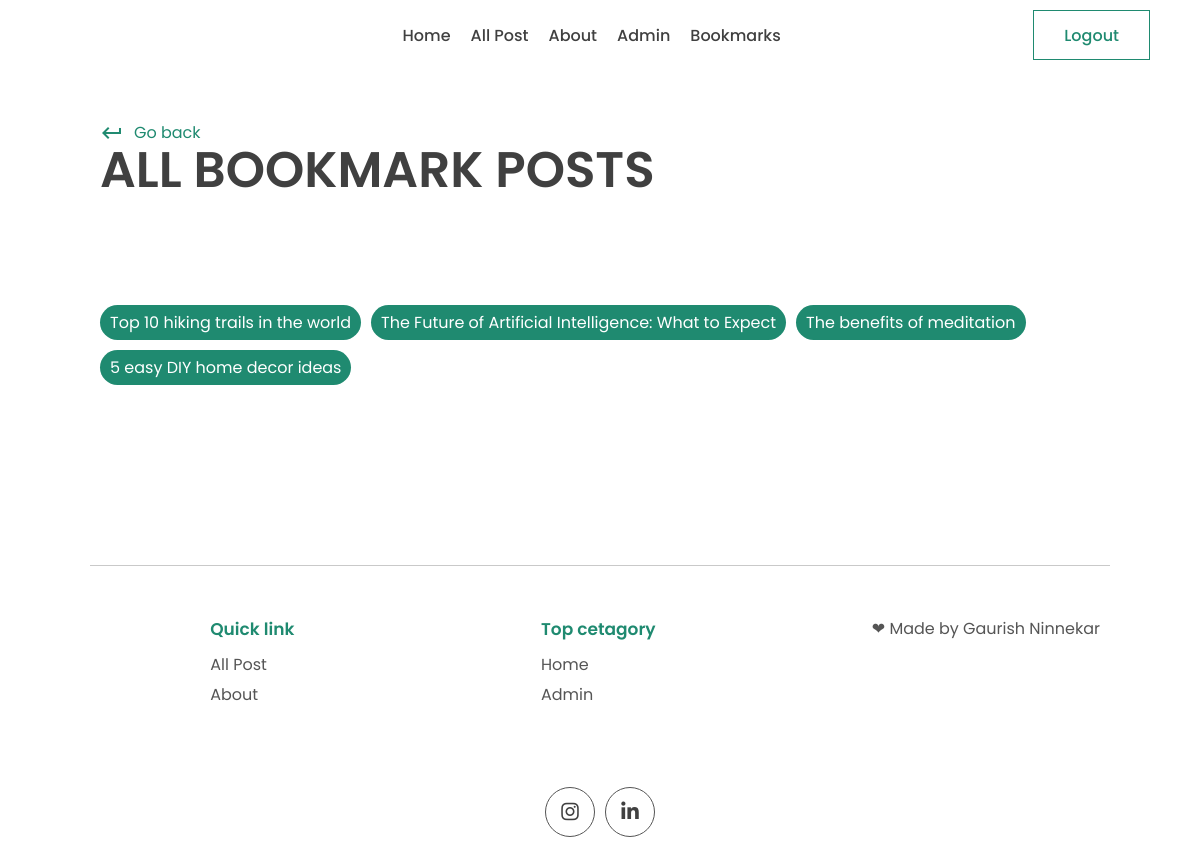
/all_bookmarked_posts (signed in), run on an earlier commit of the app's database.
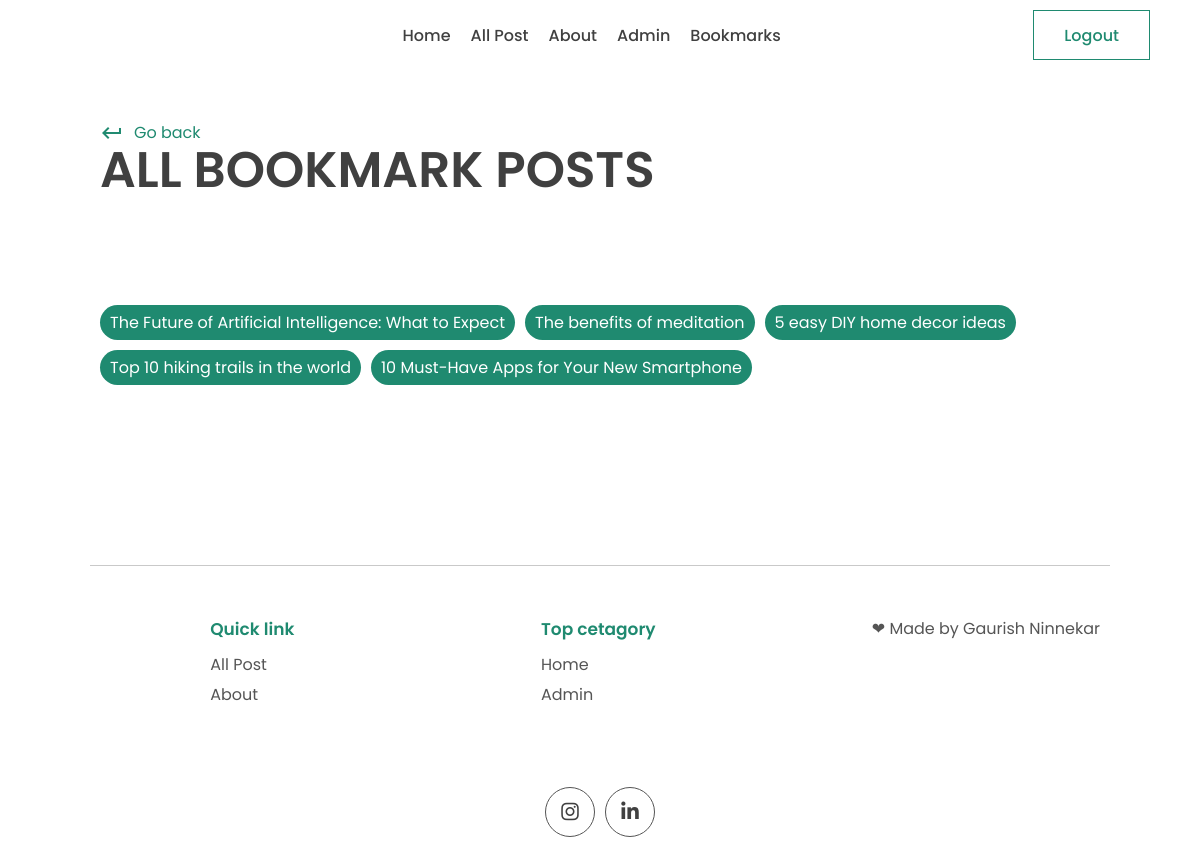
And on a later commit of the database.
### app/models.py (models this page shows, shortened)
class Post(models.Model):
    title = models.CharField(max_length=100)
    content = models.TextField()
    last_updated = models.DateTimeField(auto_now=True)
    slug = models.SlugField(max_length=100, unique=True)
    image = models.ImageField(null=True, blank=True, upload_to="images/")
    tags = models.ManyToManyField(Tag, blank=True, related_name='post')
    view_count = models.IntegerField(null=True, blank=True)
    isfeatured = models.BooleanField(default=False)
    author = models.ForeignKey(
        User, on_delete=models.CASCADE, null=True, blank=True)
    bookmarks = models.ManyToManyField(
        User, related_name="bookmarks", default=None, blank=True)
    likes = models.ManyToManyField(
        User, related_name='post_likes', default=None,  blank=True)

### app/views.py (the view)
# urls.py: path('all_bookmarked_posts', views.all_bookmarked_posts,
def all_bookmarked_posts(request):
    all_bookmarked_posts = Post.objects.filter(bookmarks=request.user)
    context = {'all_bookmarked_posts': all_bookmarked_posts}
    return render(request, 'app/all_bookmarked_posts.html', context)

### app/templates/app/all_bookmarked_posts.html (shortened to what this page needs)
{% extends 'base.html' %}
{% load static %}
{% block content %}
<main>
    <div class="container">
      <div class="page-top">
        <div class="top flex">
          <div class="page-name">
            <a href="" class="learn">
              <span class="material-icons"> keyboard_return </span> Go back
            </a>
            <h1>All Bookmark Posts</h1>
          </div>
        </div>
      </div>
    </div>
  </main>
<section class="sp">
  <div class="container">
    <div class="blog-tags">
    {% for post in all_bookmarked_posts %}
    <p class="tag">
      <a style="color: white;" href="{% url 'post_page' post.slug %}">{{post.title}}</a>
    </p>
    {% endfor %}
  </div>
  </div>
</section>
{% endblock  %}

What changed in the data, as far as the page shows it:
changed Post "Top 10 hiking trails in the world": moves down the list
now on this page (row edited): Post: title "10 Must-Have Apps for Your New Smartphone"
